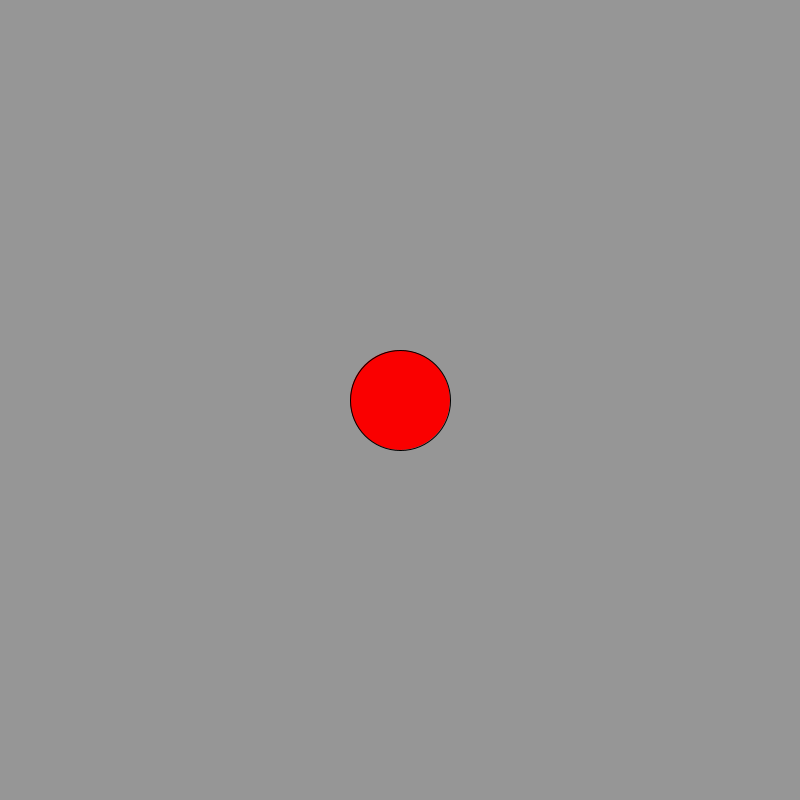
Frame 1 (no input)
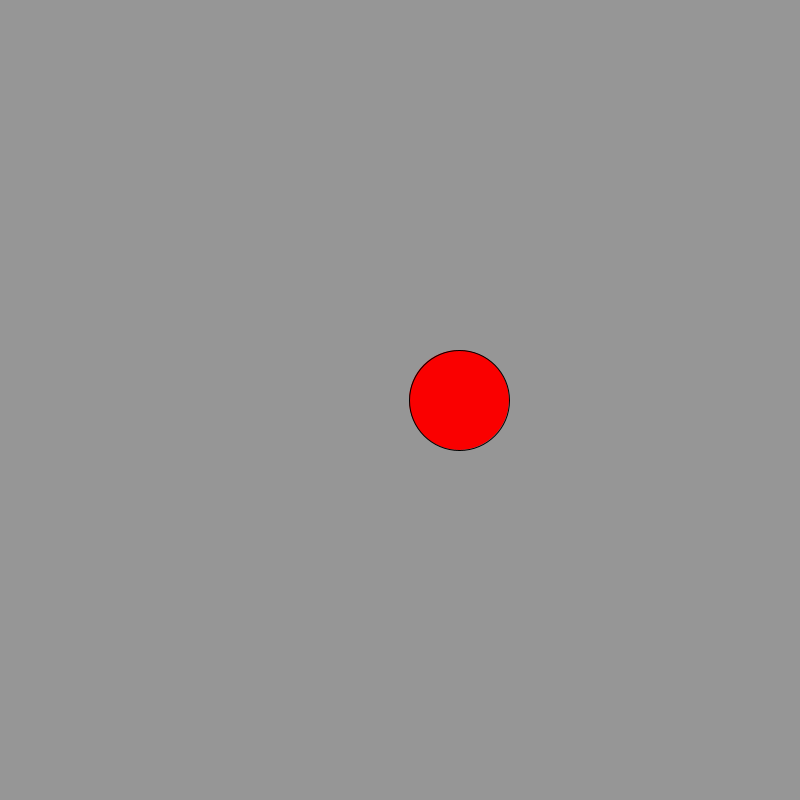
Frame 60 (the mouse pressed at the canvas centre just before this capture)
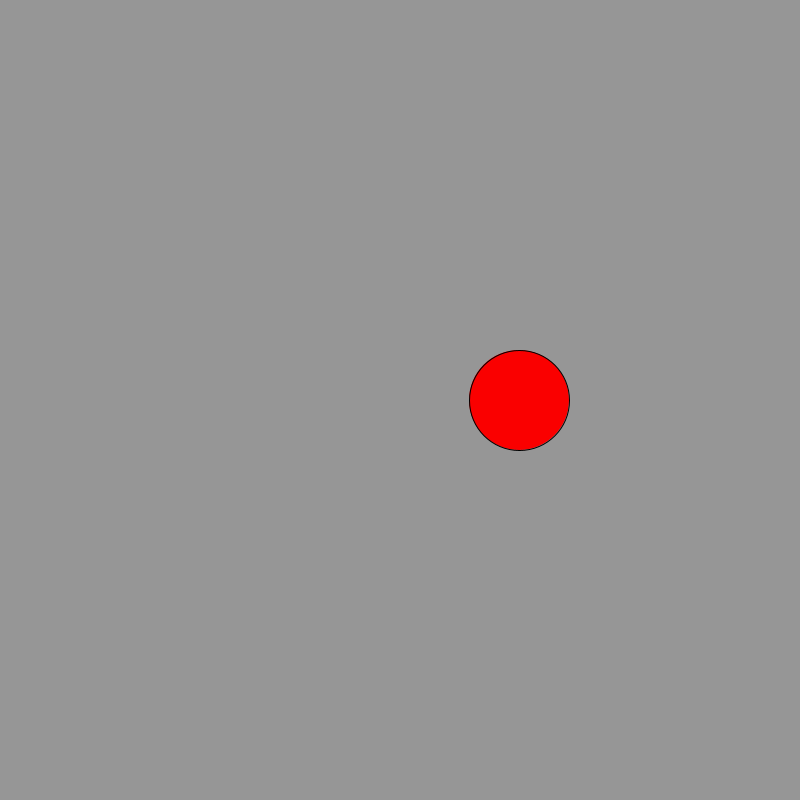
Frame 120 (the mouse held since frame 60 and released just before this capture)

The Processing sketch that drew these frames (run headless with seeded random() and noise(); from frame 60 on, the mouse is pressed at the canvas centre):

// Processing sketch: project_3
// ── project_3.pde
/******************************************/
/******************************************/
/*** Project 3: Bouncing ball animation ***/
/******************************************/
/******************************************/


// Global Variables
int x = 400;
int grow = 5;

void setup() {
	size(800,800);
	smooth(); // Smooth edges of shapes
}

void draw() {
	background(150);
	fill(250,0,0);
	ellipse(x,400,100,100);
	x++;
}
